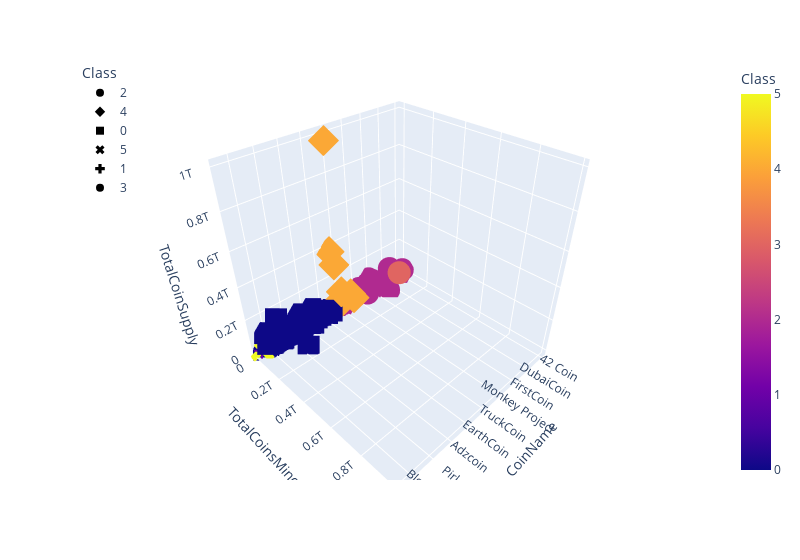

The code cell stored with this chart in its notebook:
### Markdown cell above
## Visualizing Results

### Code cell
# Create 3D scater plot
fig = px.scatter_3d(
    clustered_df,
    x="CoinName",
    y="TotalCoinsMined",
    z="TotalCoinSupply",
    color="Class",
    symbol="Class",
    width=800,
    hover_name="CoinName",
    hover_data=["Algorithm"])

fig.update_layout(legend=dict(x=0, y=1))
fig.show()

### Figure 1 — Plotly figure (JSON) as saved in the notebook; plotly's stock layout.template omitted (floating-point values rounded to 4 significant figures; data arrays with more than 128 entries replaced by an {"elided": "..."} marker saying what was removed)
{"data": [{"customdata": {"elided": "277x1 str values"}, "hovertemplate": "<b>%{hovertext}</b><br><br>Class=%{marker.color}<br>CoinName=%{x}<br>TotalCoinsMined=%{y}<br>TotalCoinSupply=%{z}<br>Algorithm=%{customdata[0]}<extra></extra>", "hovertext": {"elided": "277 str values"}, "legendgroup": "2", "marker": {"color": {"elided": "277 int values"}, "coloraxis": "coloraxis", "symbol": "circle"}, "mode": "markers", "name": "2", "scene": "scene", "showlegend": true, "type": "scatter3d", "x": {"elided": "277 str values"}, "y": {"elided": "277 float values"}, "z": {"elided": "277 float values"}}, {"customdata": [["X13"], ["Scrypt"], ["CryptoNight"], ["DPoS"], ["Scrypt"], ["VeChainThor Authority"], ["DPoS"], ["CryptoNight"], ["Semux BFT consensus"], ["Scrypt"], ["CryptoNight Heavy"], ["DPoS"], ["DPoS"], ["DPoS"], ["DPoS"], ["SHA-256"]], "hovertemplate": "<b>%{hovertext}</b><br><br>Class=%{marker.color}<br>CoinName=%{x}<br>TotalCoinsMined=%{y}<br>TotalCoinSupply=%{z}<br>Algorithm=%{customdata[0]}<extra></extra>", "hovertext": ["EliteCoin", "MoonCoin", "ByteCoin", "ARK", "gCn Coin", "Vechain", "Lamden Tau", "TurtleCoin", "Semux", "Lynx", "Qwertycoin", "ALAX", "Lisk", "EOS", "Oxycoin", "ZEPHYR"], "legendgroup": "4", "marker": {"color": [4, 4, 4, 4, 4, 4, 4, 4, 4, 4, 4, 4, 4, 4, 4, 4], "coloraxis": "coloraxis", "symbol": "diamond"}, "mode": "markers", "name": "4", "scene": "scene", "showlegend": true, "type": "scatter3d", "x": ["EliteCoin", "MoonCoin", "ByteCoin", "ARK", "gCn Coin", "Vechain", "Lamden Tau", "TurtleCoin", "Semux", "Lynx", "Qwertycoin", "ALAX", "Lisk", "EOS", "Oxycoin", "ZEPHYR"], "y": [29280000000.0, 88, 184066828814, 108202084, 163055097500, 55454734800, 288100000.0, 53140000000.0, 1231147, 77870000000.0, 99550000000.0, 1000000000, 120012140, 1021000000.0, 1122000000.0, 2000000000.0], "z": [314159265359, 384000000000, 184467440735, 125000000, 200000000000, 86712634466, 500000000, 1000000000000, 100000000, 92000000000, 184470000000, 1000000000, 159918400, 0, 0, 2000000000]}, {"customdata": {"elided": "233x1 str values"}, "hovertemplate": "<b>%{hovertext}</b><br><br>Class=%{marker.color}<br>CoinName=%{x}<br>TotalCoinsMined=%{y}<br>TotalCoinSupply=%{z}<br>Algorithm=%{customdata[0]}<extra></extra>", "hovertext": {"elided": "233 str values"}, "legendgroup": "0", "marker": {"color": {"elided": "233 int values"}, "coloraxis": "coloraxis", "symbol": "square"}, "mode": "markers", "name": "0", "scene": "scene", "showlegend": true, "type": "scatter3d", "x": {"elided": "233 str values"}, "y": {"elided": "233 float values"}, "z": {"elided": "233 float values"}}, {"customdata": [["Proof-of-BibleHash"], ["SHA-256 + Hive"], ["Proof-of-Authority"], ["SHA3-256"], ["Leased POS"]], "hovertemplate": "<b>%{hovertext}</b><br><br>Class=%{marker.color}<br>CoinName=%{x}<br>TotalCoinsMined=%{y}<br>TotalCoinSupply=%{z}<br>Algorithm=%{customdata[0]}<extra></extra>", "hovertext": ["BiblePay", "LitecoinCash", "Poa Network", "Fiii", "Waves"], "legendgroup": "5", "marker": {"color": [5, 5, 5, 5, 5], "coloraxis": "coloraxis", "symbol": "x"}, "mode": "markers", "name": "5", "scene": "scene", "showlegend": true, "type": "scatter3d", "x": ["BiblePay", "LitecoinCash", "Poa Network", "Fiii", "Waves"], "y": [1772000000.0, 638400000.0, 204479039, -5918000000.0, 100000000], "z": [5200000000, 840000000, 252460800, 5000000000, 100000000]}, {"customdata": [["ECC 256K1"]], "hovertemplate": "<b>%{hovertext}</b><br><br>Class=%{marker.color}<br>CoinName=%{x}<br>TotalCoinsMined=%{y}<br>TotalCoinSupply=%{z}<br>Algorithm=%{customdata[0]}<extra></extra>", "hovertext": ["Acute Angle Cloud"], "legendgroup": "1", "marker": {"color": [1], "coloraxis": "coloraxis", "symbol": "cross"}, "mode": "markers", "name": "1", "scene": "scene", "showlegend": true, "type": "scatter3d", "x": ["Acute Angle Cloud"], "y": [1000000000], "z": [1000000000]}, {"customdata": [["TRC10"]], "hovertemplate": "<b>%{hovertext}</b><br><br>Class=%{marker.color}<br>CoinName=%{x}<br>TotalCoinsMined=%{y}<br>TotalCoinSupply=%{z}<br>Algorithm=%{customdata[0]}<extra></extra>", "hovertext": ["BitTorrent"], "legendgroup": "3", "marker": {"color": [3], "coloraxis": "coloraxis", "symbol": "circle"}, "mode": "markers", "name": "3", "scene": "scene", "showlegend": true, "type": "scatter3d", "x": ["BitTorrent"], "y": [990000000000.0], "z": [990000000000]}], "layout": {"coloraxis": {"colorbar": {"title": {"text": "Class"}}, "colorscale": [[0, "#0d0887"], [0.1111, "#46039f"], [0.2222, "#7201a8"], [0.3333, "#9c179e"], [0.4444, "#bd3786"], [0.5556, "#d8576b"], [0.6667, "#ed7953"], [0.7778, "#fb9f3a"], [0.8889, "#fdca26"], [1, "#f0f921"]]}, "legend": {"title": {"text": "Class"}, "tracegroupgap": 0, "x": 0, "y": 1}, "margin": {"t": 60}, "scene": {"domain": {"x": [0, 1], "y": [0, 1]}, "xaxis": {"title": {"text": "CoinName"}}, "yaxis": {"title": {"text": "TotalCoinsMined"}}, "zaxis": {"title": {"text": "TotalCoinSupply"}}}, "width": 800}}
